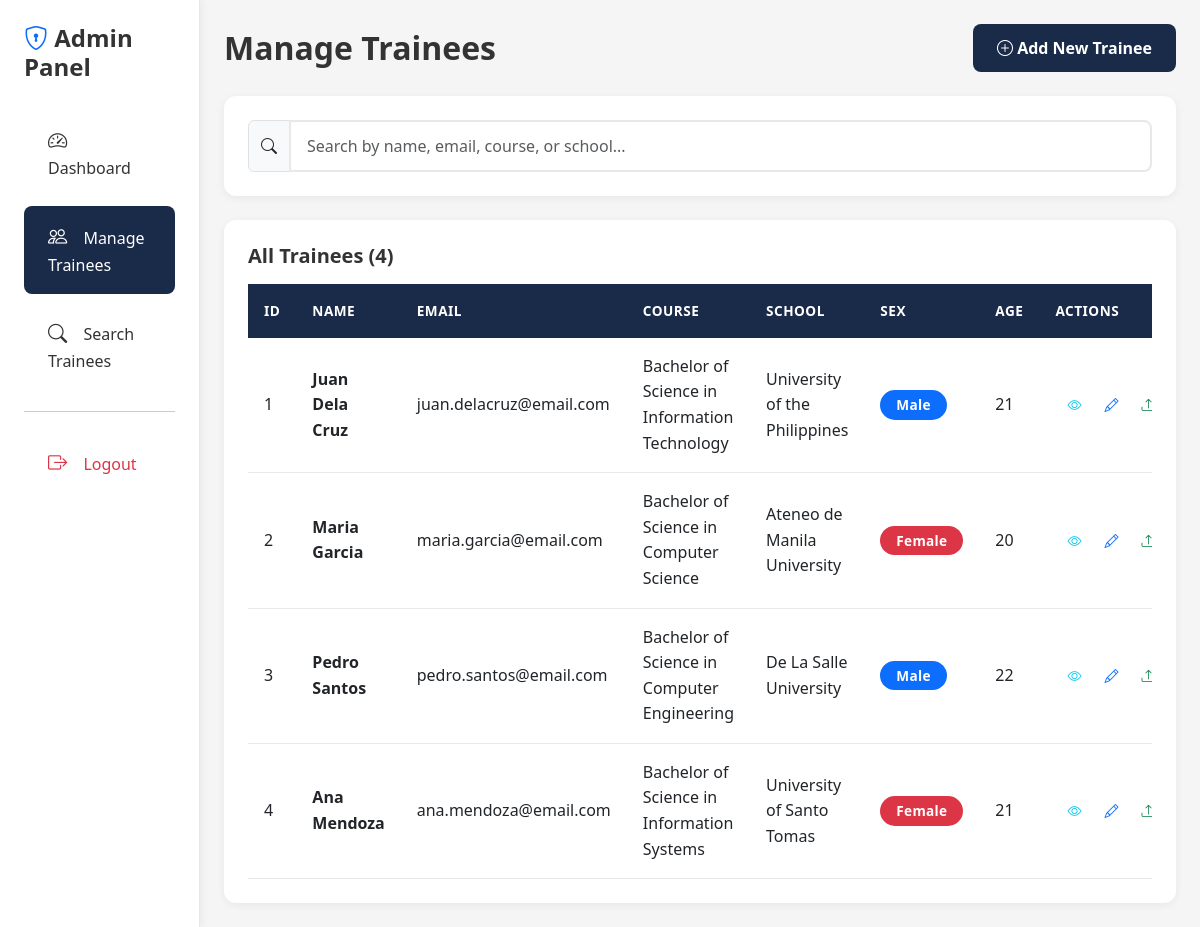
Screenshot of /admin/trainees.php (signed in) with the database file from the repository.
### tables this page shows
CREATE TABLE IF NOT EXISTS `trainees` (
  `id` int(11) NOT NULL AUTO_INCREMENT,
  `first_name` varchar(50) NOT NULL,
  `last_name` varchar(50) NOT NULL,
  `middle_name` varchar(50) DEFAULT NULL,
  `age` int(11) NOT NULL,
  `sex` enum('Male','Female') NOT NULL,
  `email` varchar(100) NOT NULL,
  `phone` varchar(20) DEFAULT NULL,
  `address` text DEFAULT NULL,
  `course` varchar(100) NOT NULL,
  `school` varchar(150) NOT NULL,
  `year_level` varchar(20) DEFAULT NULL,
  `created_at` timestamp NOT NULL DEFAULT CURRENT_TIMESTAMP,
  `updated_at` timestamp NOT NULL DEFAULT CURRENT_TIMESTAMP ON UPDATE CURRENT_TIMESTAMP,
  PRIMARY KEY (`id`),
  KEY `idx_name` (`last_name`, `first_name`),
  KEY `idx_course` (`course`),
  KEY `idx_school` (`school`)
);

### admin/trainees.php (the view, shortened to what this page needs)
<?php
require_once '../includes/config.php';
$page = isset($_GET['page']) ? (int)$_GET['page'] : 1;
$per_page = 10;
$offset = ($page - 1) * $per_page;
$total_result = mysqli_query($conn, "SELECT COUNT(*) as total FROM trainees");
$total_row = mysqli_fetch_assoc($total_result);
$total_trainees = $total_row['total'];
$stmt = mysqli_prepare($conn, "SELECT * FROM trainees ORDER BY created_at DESC LIMIT ? OFFSET ?");
mysqli_stmt_bind_param($stmt, "ii", $per_page, $offset);
mysqli_stmt_execute($stmt);
$trainees = mysqli_stmt_get_result($stmt);
?>
<!DOCTYPE html>
<html lang="en">
<head>
    <link href="https://cdn.jsdelivr.net/npm/bootstrap@5.3.0/dist/css/bootstrap.min.css" rel="stylesheet">
    <link rel="stylesheet" href="https://cdn.jsdelivr.net/npm/bootstrap-icons@1.11.0/font/bootstrap-icons.css">
    <link rel="stylesheet" href="../assets/css/style.css">
</head>
<body class="dashboard-page">
    <div class="container-fluid">
        <div class="row">
            <div class="col-md-3 col-lg-2 px-0 sidebar">
                <div class="p-4">
                    <h4 class="fw-bold mb-4">
                        <i class="bi bi-shield-lock text-primary"></i> Admin Panel
                    </h4>
                    <nav class="nav flex-column">
                        <a class="nav-link" href="index.php">
                            <i class="bi bi-speedometer2"></i> Dashboard
                        </a>
                        <a class="nav-link active" href="trainees.php">
                            <i class="bi bi-people"></i> Manage Trainees
                        </a>
                        <a class="nav-link" href="search.php">
                            <i class="bi bi-search"></i> Search Trainees
                        </a>
                        <hr>
                        <a class="nav-link text-danger" href="../logout.php">
                            <i class="bi bi-box-arrow-right"></i> Logout
                        </a>
                    </nav>
                </div>
            </div>
            <div class="col-md-9 col-lg-10 px-4 py-4">
                <div class="d-flex justify-content-between align-items-center mb-4">
                    <h2 class="fw-bold mb-0">Manage Trainees</h2>
                    <a href="add_trainee.php" class="btn btn-primary">
                        <i class="bi bi-plus-circle"></i> Add New Trainee
                    </a>
                </div>
                <div class="table-card mb-4">
                    <div class="input-group">
                        <span class="input-group-text"><i class="bi bi-search"></i></span>
                        <input type="text" class="form-control" id="searchInput" placeholder="Search by name, email, course, or school...">
                    </div>
                </div>
                <div class="table-card">
                    <div class="d-flex justify-content-between align-items-center mb-3">
                        <h5 class="fw-bold mb-0">All Trainees (<?php echo $total_trainees; ?>)</h5>
                    </div>
                    <?php if (mysqli_num_rows($trainees) > 0): ?>
                        <div class="table-responsive">
                            <table class="table table-hover">
                                <thead>
                                    <tr>
                                        <th>ID</th>
                                        <th>Name</th>
                                        <th>Email</th>
                                        <th>Course</th>
                                        <th>School</th>
                                        <th>Sex</th>
                                        <th>Age</th>
                                        <th>Actions</th>
                                    </tr>
                                </thead>
                                <tbody>
                                    <?php while ($trainee = mysqli_fetch_assoc($trainees)): ?>
                                        <tr>
                                            <td><?php echo $trainee['id']; ?></td>
                                            <td>
                                                <strong><?php echo htmlspecialchars($trainee['first_name'] . ' ' . $trainee['last_name']); ?></strong>
                                            </td>
                                            <td><?php echo htmlspecialchars($trainee['email']); ?></td>
                                            <td><?php echo htmlspecialchars($trainee['course']); ?></td>
                                            <td><?php echo htmlspecialchars($trainee['school']); ?></td>
                                            <td>
                                                <span class="badge bg-<?php echo $trainee['sex'] === 'Male' ? 'primary' : 'danger'; ?>">
                                                    <?php echo $trainee['sex']; ?>
                                                </span>
                                            </td>
                                            <td><?php echo $trainee['age']; ?></td>
                                            <td>
                                                <div class="btn-group" role="group">
                                                    <a href="view_trainee.php?id=<?php echo $trainee['id']; ?>"
                                                       class="btn btn-sm btn-outline-info action-btn"
                                                       title="View Profile">
                                                        <i class="bi bi-eye"></i>
                                                    </a>
                                                    <a href="edit_trainee.php?id=<?php echo $trainee['id']; ?>"
                                                       class="btn btn-sm btn-outline-primary action-btn"
                                                       title="Edit">
                                                        <i class="bi bi-pencil"></i>
                                                    </a>
                                                    <a href="upload_certificate.php?trainee_id=<?php echo $trainee['id']; ?>"
                                                       class="btn btn-sm btn-outline-success action-btn"
                                                       title="Upload Certificate">
                                                        <i class="bi bi-upload"></i>
                                                    </a>
                                                </div>
                                            </td>
                                        </tr>
                                    <?php endwhile; ?>
                                </tbody>
                            </table>
                        </div>
                    <?php else: ?>
                        <div class="alert alert-info">
                            <i class="bi bi-info-circle"></i> No trainees found. <a href="add_trainee.php">Add your first trainee</a>
                        </div>
                    <?php endif; ?>
                </div>
            </div>
        </div>
    </div>
</body>
</html>

### assets/css/style.css (style rules this page uses)
:root { --primary-navy: #1A2A49; --secondary-steel: #3B7C9C; --accent-teal: #5AA6A6; --success-green: #6AA84F; --warning-orange: #E29545; --text-charcoal: #333333; --bg-offwhite: #F5F5F5; --light-gray: #E8E8E8; --white: #FFFFFF; --danger-red: #C84B4B; }
* { margin: 0; padding: 0; box-sizing: border-box; }
body { font-family: 'Segoe UI', Tahoma, Geneva, Verdana, sans-serif; background: var(--bg-offwhite); min-height: 100vh; color: var(--text-charcoal); line-height: 1.6; }
.form-control { border: 2px solid var(--light-gray); border-radius: 8px; padding: 0.75rem 1rem; transition: all 0.3s ease; }
.btn { border-radius: 8px; padding: 0.75rem 1.5rem; font-weight: 600; transition: all 0.3s ease; border: none; }
.btn-primary { background: var(--primary-navy); color: white; }
.dashboard-page { background: var(--bg-offwhite); min-height: 100vh; }
.sidebar { background: var(--white); min-height: 100vh; box-shadow: 2px 0 8px rgba(0, 0, 0, 0.05); border-right: 1px solid var(--light-gray); }
.sidebar .nav-link { color: var(--text-charcoal); padding: 1rem 1.5rem; border-radius: 8px; margin: 0.25rem 0; transition: all 0.3s ease; font-weight: 500; }
.sidebar .nav-link:hover, .sidebar .nav-link.active { background: var(--primary-navy); color: white; }
.sidebar .nav-link i { margin-right: 0.75rem; font-size: 1.2rem; }
.table-card { background: var(--white); border-radius: 12px; padding: 1.5rem; box-shadow: 0 2px 8px rgba(0, 0, 0, 0.06); }
.table { margin-bottom: 0; }
.table thead th { background: var(--primary-navy); color: white; border: none; font-weight: 600; text-transform: uppercase; font-size: 0.85rem; padding: 1rem; letter-spacing: 0.5px; }
.table tbody tr { transition: all 0.2s ease; border-bottom: 1px solid var(--light-gray); }
.table tbody td { padding: 1rem; vertical-align: middle; }
.badge { padding: 0.5rem 1rem; border-radius: 20px; font-weight: 600; font-size: 0.85rem; letter-spacing: 0.3px; }
.action-btn { padding: 0.375rem 0.75rem; border-radius: 6px; font-size: 0.875rem; transition: all 0.2s ease; border: none; }
a { color: var(--accent-teal); text-decoration: none; transition: color 0.3s ease; }

### rows the page displays
trainees: id "1", first_name+last_name "Juan Dela Cruz", email "juan.delacruz@email.com", course "Bachelor of Science in Information Technology", school "University of the Philippines", sex "Male", age "21"
trainees: id "2", first_name+last_name "Maria Garcia", email "maria.garcia@email.com", course "Bachelor of Science in Computer Science", school "Ateneo de Manila University", sex "Female", age "20"
trainees: id "3", first_name+last_name "Pedro Santos", email "pedro.santos@email.com", course "Bachelor of Science in Computer Engineering", school "De La Salle University", sex "Male", age "22"
trainees: id "4", first_name+last_name "Ana Mendoza", email "ana.mendoza@email.com", course "Bachelor of Science in Information Systems", school "University of Santo Tomas", sex "Female", age "21"

### other values shown
$total_trainees "4"
